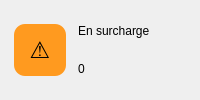
                   <widget class="QFrame" name="carteSurcharge">
                    <property name="carte" stdset="0">
                     <bool>true</bool>
                    </property>
                    <layout class="QHBoxLayout" name="dispositionSurcharge" stretch="0,1">
                     <property name="spacing">
                      <number>12</number>
                     </property>
                     <property name="leftMargin">
                      <number>14</number>
                     </property>
                     <property name="topMargin">
                      <number>12</number>
                     </property>
                     <property name="rightMargin">
                      <number>14</number>
                     </property>
                     <property name="bottomMargin">
                      <number>12</number>
                     </property>
                     <item>
                      <widget class="QLabel" name="pictoSurcharge">
                       <property name="minimumSize">
                        <size>
                         <width>52</width>
                         <height>52</height>
                        </size>
                       </property>
                       <property name="maximumSize">
                        <size>
                         <width>52</width>
                         <height>52</height>
                        </size>
                       </property>
                       <property name="styleSheet">
                        <string notr="true">background:#ff9a1f;border-radius:11px;font-size:17pt;</string>
                       </property>
                       <property name="text">
                        <string>⚠️</string>
                       </property>
                       <property name="alignment">
                        <set>Qt::AlignCenter</set>
                       </property>
                      </widget>
                     </item>
                     <item>
                      <layout class="QVBoxLayout" name="textesSurcharge">
                       <property name="spacing">
                        <number>0</number>
                       </property>
                       <item>
                        <widget class="QLabel" name="libelleSurcharge">
                         <property name="texte" stdset="0">
                          <string notr="true">discret</string>
                         </property>
                         <property name="text">
                          <string>En surcharge</string>
                         </property>
                        </widget>
                       </item>
                       <item>
                        <widget class="QLabel" name="kpiSurcharge">
                         <property name="texte" stdset="0">
                          <string notr="true">kpi</string>
                         </property>
                         <property name="text">
                          <string>0</string>
                         </property>
                        </widget>
                       </item>
                      </layout>
                     </item>
                    </layout>
                   </widget>
